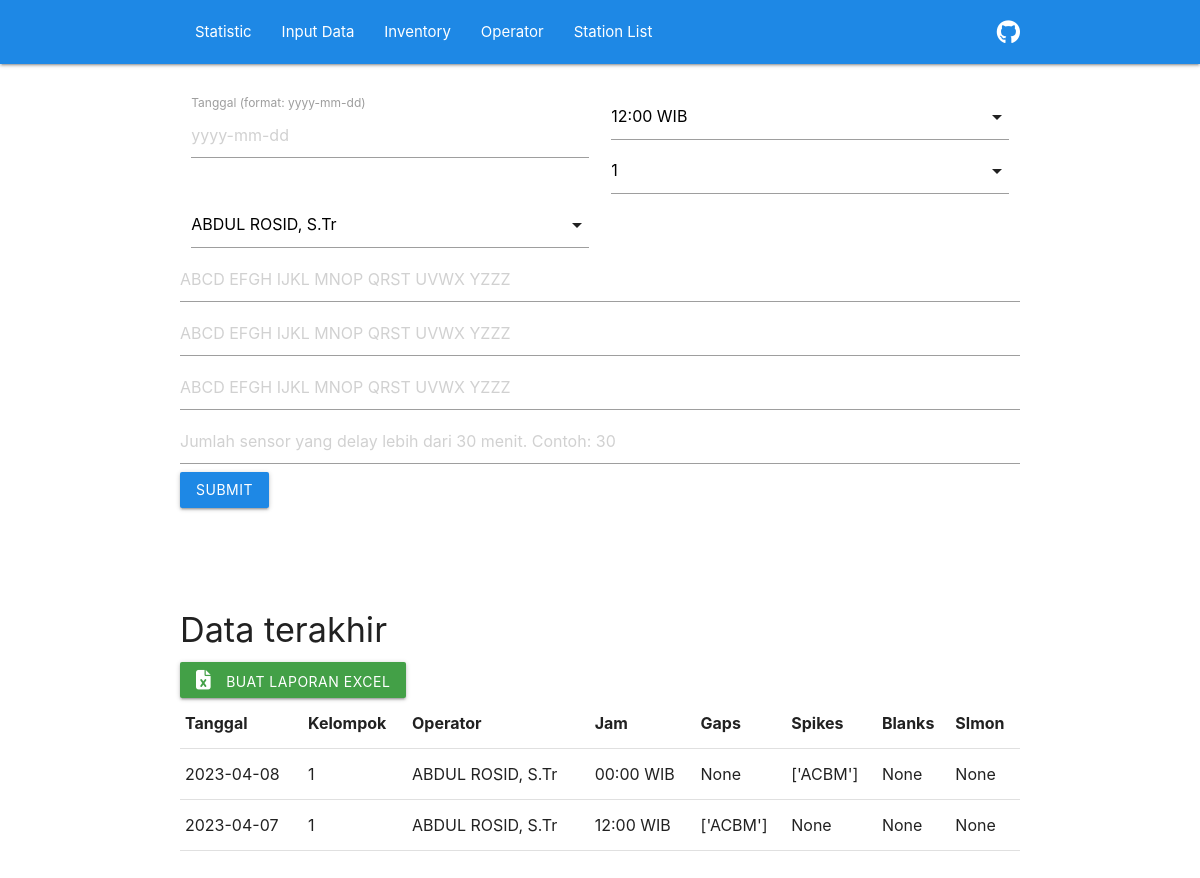
The app's page /, older data.
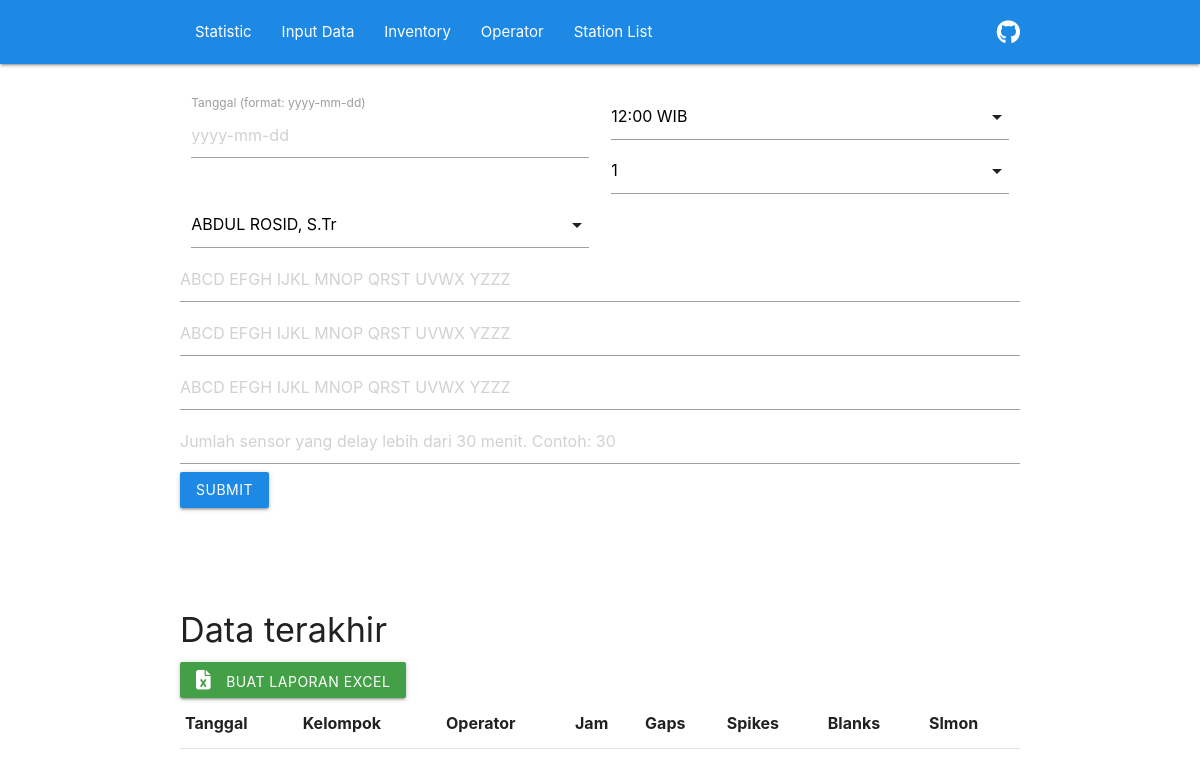
The same page, newer data.
### ChecklistSeiscomp/models.py (models this page shows, shortened)
class ChecklistSeiscompModel(models.Model):
    tanggal = models.DateField()
    jam = models.CharField(max_length=20, choices=WAKTU, default='12:00 WIB')
    kelompok = models.IntegerField(choices=KELOMPOK, default=1)
    operator = models.TextField(null=True,)
    gaps = models.CharField(max_length=500, null=True, blank=True)
    spikes = models.CharField(max_length=500, null=True, blank=True)
    blanks = models.CharField(max_length=500, null=True, blank=True)
    slmon = models.PositiveIntegerField(null=True, blank=True)

### ChecklistSeiscomp/views.py (the view)
# urls.py: path('', views.create_view, name='home'),
def create_view(request):
    context = {}
    context['dataset'] = ChecklistSeiscompModel.objects.all().order_by('-tanggal')[:2]
    input_form = InputForm(request.POST or None)
    if input_form.is_valid():
        input_form.save()
        input_form = InputForm()
    context['input_form'] = input_form
    return render(request, "create_view.html", context)

### ChecklistSeiscomp/models.py (called while the page is built)
    def __str__(self):
        return self.name

### ChecklistSeiscomp/templates/create_view.html (shortened to what this page needs)
{% extends "base.html" %}
{% load materializecss %}
{% block content %}
<div class="container" style="padding-top: 2rem; padding-bottom: 2rem;">
    <div class="row">
        <form method="POST" enctype="multipart/form-data">
            <div class="col m6 s12">
                <label for="tanggal">Tanggal (format: yyyy-mm-dd)</label>
                {{ input_form.tanggal }}
            </div>
            <div class="col m6 s12">
            </div>
            <div class="col m6 s12">
            </div>
            <div class="col m6 s12">
            </div>
            <div>
                {{ input_form.gaps|materializecss}}
            </div>
            <div>
                {{ input_form.spikes|materializecss}}
            </div>
            <div>
                {{ input_form.blanks|materializecss}}
            </div>
            <div>
                {{ input_form.slmon|materializecss}}
            </div>
            <button type="submit" class="btn waves-effect waves-light blue darken-1" type="submit"
                name="action">Submit</button>
        </form>
    </div>
    <br><br>
    <h4>Data terakhir</h4>
    <a class="waves-effect waves-light btn green darken-1"
        onclick="window.location.href='{% url 'ChecklistSeiscomp:export_excel_instant' %}'"><i class="fa-solid fa-file-excel"
            style="padding-right: 1rem;"></i>Buat Laporan
        Excel</a>
    <table>
        <tr>
            <th>Tanggal</th>
            <th>Kelompok</th>
            <th>Operator</th>
            <th>Jam</th>
            <th>Gaps</th>
            <th>Spikes</th>
            <th>Blanks</th>
            <th>Slmon</th>
        </tr>
        {% for data in dataset %}
        <tr>
            <td> {{ data.tanggal|date:'Y-m-d' }} </td>
            <td> {{ data.kelompok }} </td>
            <td> {{ data.operator }} </td>
            <td> {{ data.jam }} </td>
            <td> {{ data.gaps }} </td>
            <td> {{ data.spikes }} </td>
            <td> {{ data.blanks }} </td>
            <td> {{ data.slmon }} </td>
        </tr>
        {% endfor %}
    </table>
</div>
{% endblock content %}

Row changes from the older to the newer data that the page shows:
removed ChecklistSeiscompModel: tanggal "2023-04-08", kelompok "1", operator "ABDUL ROSID, S.Tr", jam "00:00 WIB", gaps "None", spikes "['ACBM']", blanks "None", slmon "None"
removed ChecklistSeiscompModel: tanggal "2023-04-07", kelompok "1", operator "ABDUL ROSID, S.Tr", jam "12:00 WIB", gaps "['ACBM']", spikes "None", blanks "None", slmon "None"
